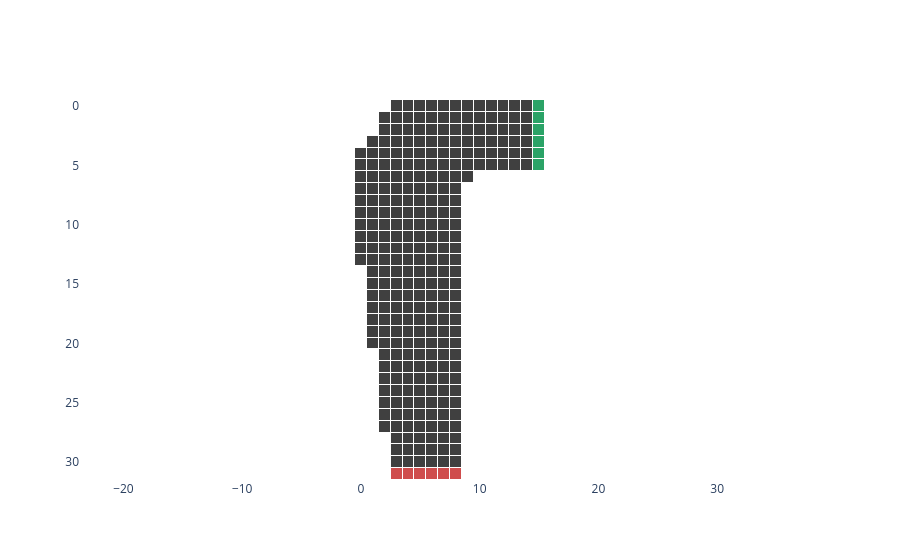

The notebook cell this image was saved under:
### Code cell
track1 = np.ones((32, 16))
track1[:, -1] *= 3
track1[-1, :] *= 2
track1[0, :3] *= 0
track1[1:3, :2] *= 0
track1[3, 0] = 0
track1[6, 10:] *= 0
track1[7:, 9:] *= 0
track1[14:, 0] *= 0
track1[21:, 1] *= 0
track1[28:, 2] *= 0
plotTrack(track1)

### Figure 1 — Plotly figure (JSON) as saved in the notebook; plotly's stock layout.template omitted (floating-point values rounded to 4 significant figures; data arrays with more than 128 entries replaced by an {"elided": "..."} marker saying what was removed)
{"data": [{"colorscale": [[0, "#FFFFFF"], [0.33, "#FFFFFF"], [0.33, "#404040"], [0.66, "#404040"], [0.66, "#CF4D4D"], [0.99, "#CF4D4D"], [1, "#2BA367"]], "hoverongaps": false, "showscale": false, "type": "heatmap", "xgap": 1, "ygap": 1, "z": {"elided": "32x16 float values"}}], "layout": {"plot_bgcolor": "white", "yaxis": {"autorange": "reversed", "scaleanchor": "x"}}}
